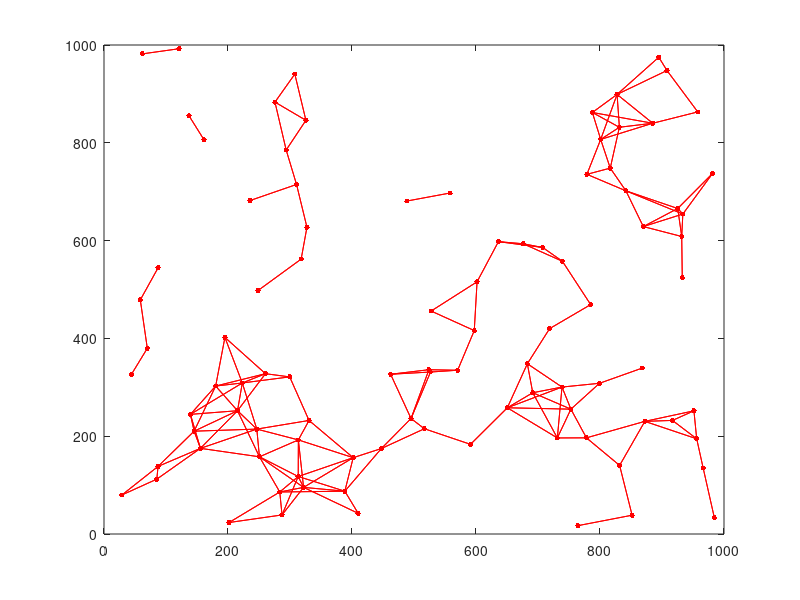

The MATLAB source for this figure: (Note: this script raises an error after producing the figure.)
%RGG %Quick code Carlos J Melian
%November 2013


J = 100;S = 100;
%r = 0.1;%r = unifrnd(0.01,1);
D = zeros(J,J);

for t = 1:1000;
%asymptotic behavior with yn landscapes
A = 100;%for 0,1coordinates;0.05;%amplitude, is the peak deviation
f = 0.01;%ordinary frequency, number of cycles that occur each second of time
sig = 0;%the phase
r = A*sin(2*pi*f*t + sig) + A
%y(t,1) = t;
mu = S*(exp((-pi * (r/1000)^2 * S)))%site connectivity
n = unifrnd(0,1000,S,2);%geographic coordinates for S sites for a 1000kmx1000km landscape
  for i = 1:S-1;
      for j = i+1:S;
          A = (n(i,1) - n(j,1))^2;%Euclidean distance
          B = (n(i,2) - n(j,2))^2;
          d(i,j) = sqrt(A + B);
          if d(i,j) < r;%threshold
             D(i,j) = 1;
          else
             D(i,j) = 0;
          end
      end
  end
  %DI=Di+Di';Dc=cumsum(DI,2);
D1=D+D';%cdynamics = 0;

%Asymptotic behavior
%mu = J*(e^(-pi * r^2 * J))
%MA = log(J) - log(mu);
%MB = pi*J;
%rc = sqrt(MA/MB);


%n = unifrnd(0,1,J,2);
%for i = 1:J-1;
%     for j = i+1:J;
%         A = (n(i,1) - n(j,1))^2;%Euclidean distance
%         B = (n(i,2) - n(j,2))^2;
%         d(i,j) = sqrt(A + B);
%         if d(i,j) < r;
%            D(i,j) = 1;
%         else
%            D(i,j) = 0;
%         end
%     end
%end
%D1=D+D';

%plot network
gplot(D1,n, "r.-")
set (get (gca, ("children")), "markersize", 12);
%giant component
[blocks,dag] = components(D1);AT = sort(blocks);
connectivity = [ find(AT(1:end-1) ~= AT(2:end)) length(AT) ];
numberclusters = AT(connectivity);
sizeclusters = diff([0 connectivity]);
max(sizeclusters)
pause
end
